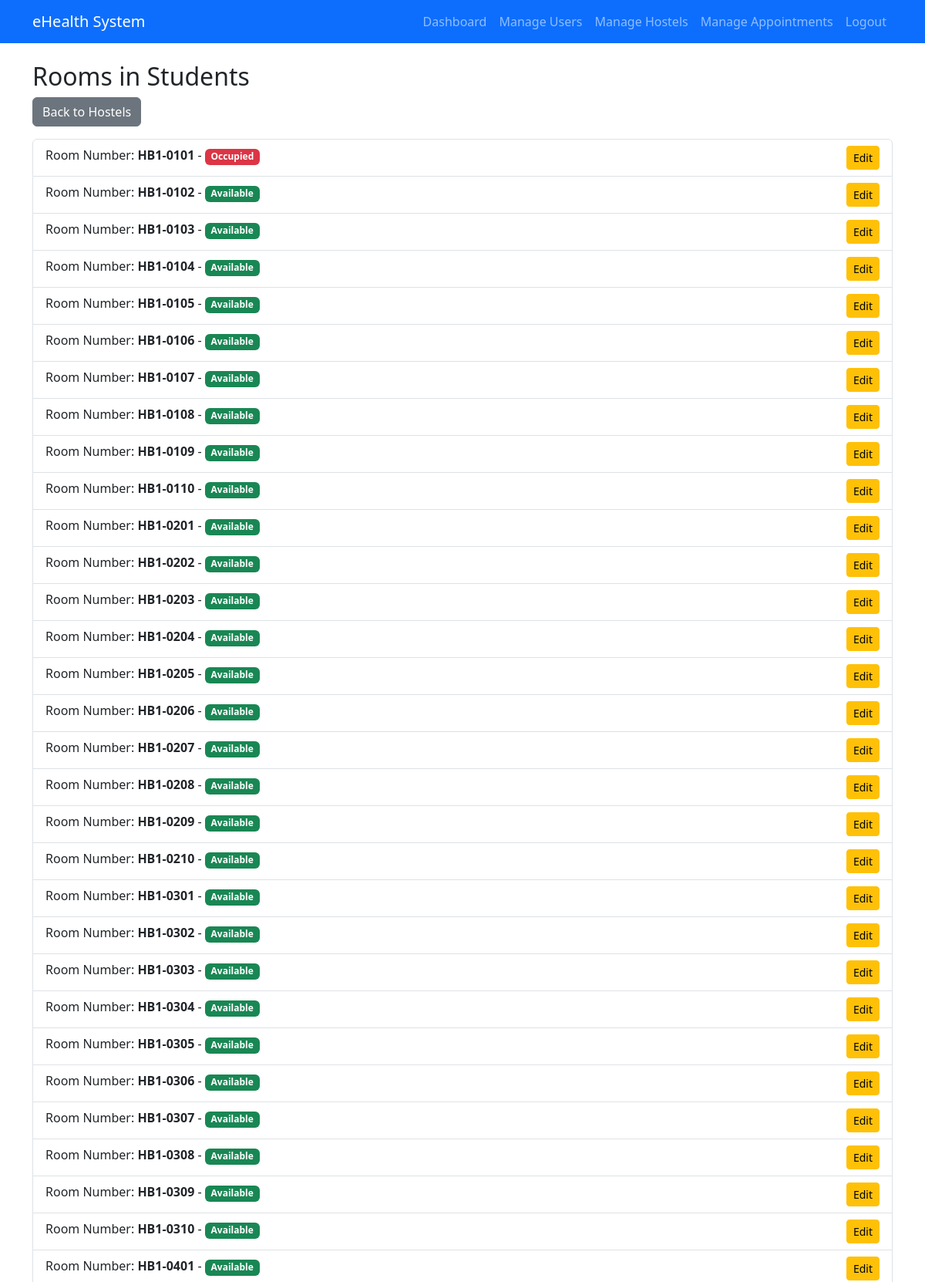
Screenshot of /hostels/1/rooms/ (signed in, upper part) with the database file from the repository.
### hostels/models.py (models this page shows, shortened)
class Hostel(models.Model):
    name = models.CharField(max_length=100, unique=True)
    block = models.CharField(max_length=50)
    levels = models.PositiveIntegerField()
    rooms_per_level = models.PositiveIntegerField()

class Room(models.Model):
    hostel = models.ForeignKey(
        Hostel,
        on_delete=models.CASCADE,
        related_name="rooms"  # Link rooms to their respective hostel
    )
    number = models.CharField(max_length=20, unique=True)
    resident = models.ForeignKey(
        settings.AUTH_USER_MODEL,
        on_delete=models.SET_NULL,
        null=True,
        blank=True,
        related_name="rooms_assigned"  # Unique related_name for CustomUser reverse relation
    )
    @property
    def is_occupied(self):
        return self.resident is not None

### hostels/views.py (the view)
# urls.py: path('<int:hostel_id>/rooms/', views.room_list, name='room_list'),
@login_required
def room_list(request, hostel_id):
    if request.user.role not in ['superadmin', 'admin']:
        messages.error(request, "You are not authorized to view this page.")
        return redirect('home')
    hostel = get_object_or_404(Hostel, id=hostel_id)
    rooms = hostel.rooms.all()
    return render(request, 'hostels/room_list.html', {'hostel': hostel, 'rooms': rooms})

### hostels/templates/hostels/room_list.html
{% extends 'base.html' %}
{% block content %}
  <h2>Rooms in {{ hostel.name }}</h2>
  <a href="{% url 'hostel_list' %}" class="btn btn-secondary">Back to Hostels</a>
  <ul class="list-group mt-3">
      {% for room in rooms %}
          <li class="list-group-item">
              Room Number: <strong>{{ room.number }}</strong> -
              {% if room.is_occupied %}
                  <span class="badge bg-danger">Occupied</span>
              {% else %}
                  <span class="badge bg-success">Available</span>
              {% endif %}
              <a href="{% url 'edit_room' room.id %}" class="btn btn-warning btn-sm float-end">Edit</a>
          </li>
      {% empty %}
          <li class="list-group-item text-muted">No rooms available in this hostel.</li>
      {% endfor %}
  </ul>
{% endblock %}

### rows the page displays
Hostel: name "Students"
Room: number "HB1-0101", shows "Occupied"
Room: number "HB1-0102", shows "Available"
Room: number "HB1-0103", shows "Available"
Room: number "HB1-0104", shows "Available"
Room: number "HB1-0105", shows "Available"
Room: number "HB1-0106", shows "Available"
Room: number "HB1-0107", shows "Available"
Room: number "HB1-0108", shows "Available"
Room: number "HB1-0109", shows "Available"
Room: number "HB1-0110", shows "Available"
Room: number "HB1-0201", shows "Available"
Room: number "HB1-0202", shows "Available"
Room: number "HB1-0203", shows "Available"
Room: number "HB1-0204", shows "Available"
Room: number "HB1-0205", shows "Available"
Room: number "HB1-0206", shows "Available"
Room: number "HB1-0207", shows "Available"
Room: number "HB1-0208", shows "Available"
Room: number "HB1-0209", shows "Available"
Room: number "HB1-0210", shows "Available"
Room: number "HB1-0301", shows "Available"
Room: number "HB1-0302", shows "Available"
Room: number "HB1-0303", shows "Available"
Room: number "HB1-0304", shows "Available"
Room: number "HB1-0305", shows "Available"
Room: number "HB1-0306", shows "Available"
Room: number "HB1-0307", shows "Available"
Room: number "HB1-0308", shows "Available"
Room: number "HB1-0309", shows "Available"
Room: number "HB1-0310", shows "Available"
Room: number "HB1-0401", shows "Available"
